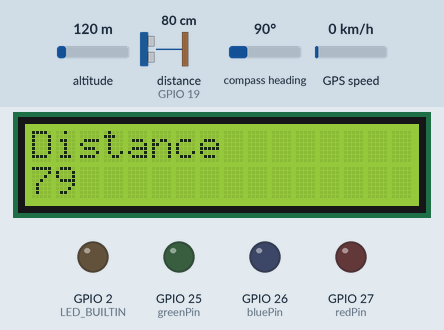
Simulated run of this sketch. Board: ESP32. Shown: 16×2 character LCD, output pins drawn as LEDs (lit = HIGH). Wiring (inferred from the names in the program): ultrasonic range finder: trigger GPIO 18; echo GPIO 19. Dashed ring = blinking. The test bench sets the inputs (shaded band); at power-on: distance to the obstacle (sensor on GPIO 19) 80 cm, altitude 120 m, compass heading 90°, GPS speed 0 km/h. The echo pulse lasts 58.3 µs per cm; WiFi joins after 1.5 s; servers stay silent unless stated; the GPS gets a fix after 3 s at 37.7749, -122.4194 with 8 satellites; pins used as bus, display or sensor lines are not drawn; what the sketch prints to the serial monitor is not drawn.

Above: at 2.1 s.
3.3 s: distance to the obstacle (sensor on GPIO 19) set to 2 cm
At 4.9 s:
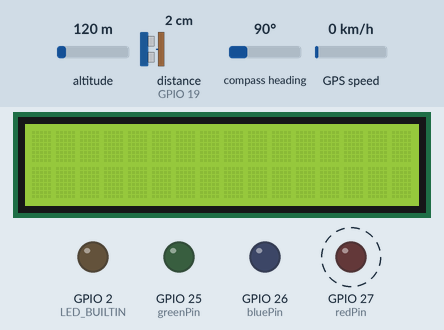
8.5 s: distance to the obstacle (sensor on GPIO 19) set to 18 cm
At 9.4 s:
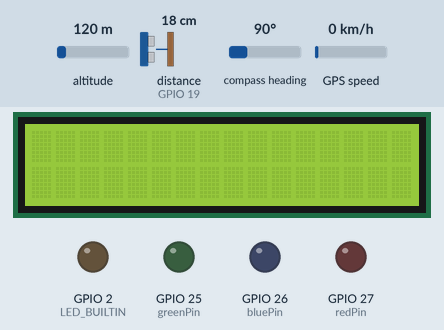
15.4 s: distance to the obstacle (sensor on GPIO 19) set to 4 cm
At 16.1 s:
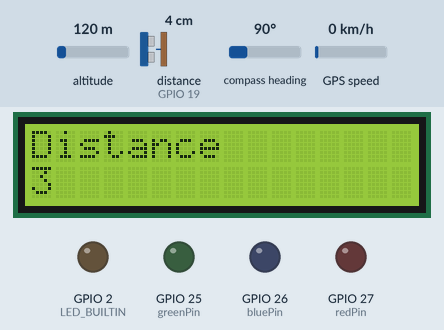
Timing chart, 0 to 18.2 s (numbered marks = the images above; inputs shaded):
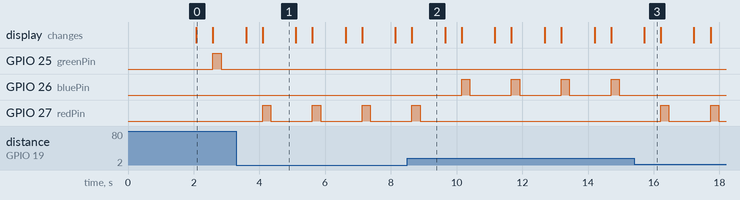

Measured:
- after the input at 3.3 s, GPIO 25 (greenPin): stops changing and stays LOW; GPIO 27 (redPin): alternates HIGH for 0.25 s and LOW for 1.3 s, starting after 0.80 s; the display: first changes after 0.30 s (image 1 shows a later state)
- after the input at 8.5 s, GPIO 26 (bluePin): alternates HIGH for 0.25 s and LOW for 1.3 s, starting after 1.7 s; GPIO 27 (redPin): goes on until 8.9 s, then stays LOW
- after the input at 15.4 s, GPIO 26 (bluePin): stops changing and stays LOW; GPIO 27 (redPin): alternates HIGH for 0.25 s and LOW for 1.3 s, starting after 0.82 s; the display: changes after 0.31 s (image 3)
- what the display in image 0 shows lasts 0.5 s, from 2.1 s to 2.6 s
- what the display in image 1 shows lasts 1.0 s, from 4.1 s to 5.1 s

The sketch:

main.ino
```cpp
// Muhamad Alfarisy (23223056)
// PABO - pemrograman aplikasi berorientasi objek

#include <TinyGPS++.h> //Libary TinyGPS
#include <SoftwareSerial.h> //Library communication rx tx
#include <LiquidCrystal_I2C.h>
#include <WiFi.h>
#include <WebServer.h>

/*Put your SSID & Password*/
const char* ssid = "yourssid";  // Enter SSID here
const char* password = "yourpassword";  //Enter Password here

// Choose two Arduino pins to use for software serial
int RXPin = 16; //Connect ke TX GPS
int TXPin = 17; //Connect ke RX GPS

// ultrasonic pin
int trigPin = 18;
int echoPin = 19;

// indikator pin
int redPin = 27;
int bluePin = 26;
int greenPin = 25;

int LED_BUILTIN = 2;

// set baudrate
int GPSBaud = 9600;

long duration;
int distance;

// Membuat objek TinyGPS++
TinyGPSPlus gps;

// Membuat koneksi serial dengan nama "gpsSerial"
SoftwareSerial gpsSerial(RXPin, TXPin);

WebServer server(80);

LiquidCrystal_I2C lcd = LiquidCrystal_I2C(0x27, 16, 2);

unsigned long task1Interval = 500;  // 1 second interval for task 1
unsigned long task2Interval = 500;   // 0.5 second interval for task 2

unsigned long previousTask1Millis = 0;
unsigned long previousTask2Millis = 0;

void init_communication() {
  // init serial communication
  // Memulai koneksi serial pada baudrate 9600
  Serial.begin(9600);

  //Memulai koneksi serial dengan sensor
  gpsSerial.begin(GPSBaud);
}

void init_pin(){
  pinMode (LED_BUILTIN, OUTPUT);
  pinMode(trigPin, OUTPUT); // Sets the trigPin as an Output
  pinMode(echoPin, INPUT); // Sets the echoPin as an Input

  pinMode (greenPin, OUTPUT);
  pinMode (redPin, OUTPUT);
  pinMode (bluePin, OUTPUT);
}

void init_lcd(){
  lcd.init();
  lcd.backlight();
}

void setup()
{
  init_communication();
  init_pin();
  init_lcd();

  Serial.println("Connecting to ..");
  Serial.println(ssid);

  //connect to your local wi-fi network
  WiFi.begin(ssid, password);

  //check wi-fi is connected to wi-fi network
  while (WiFi.status() != WL_CONNECTED) {
    delay(1000);
    Serial.print(".");
  }

  Serial.println("");
  Serial.println("WiFi connected..!");
  Serial.print("Got IP: ");  Serial.println(WiFi.localIP());

  // endpoint
  server.on("/", handle_home);
  server.on("/maps", handle_map);
  server.on("/volume", handle_volume);
  server.onNotFound(handle_notfound);

  server.begin();
  Serial.println("HTTP server started");
}

void indikatorOn(int val){
  if (val < 10) {
      trigLed(redPin);
  } else if (val > 10 and val < 20) {
      trigLed(bluePin);
  } else if (val > 20) {
      trigLed(greenPin);
   }
}

void read_ultrasonic(){
  lcd.setCursor(0, 0);
  lcd.print("Distance");

  // Clears the trigPin
  digitalWrite(trigPin, LOW);
  delayMicroseconds(2);

  // Sets the trigPin on HIGH state for 10 micro seconds
  digitalWrite(trigPin, HIGH);
  delayMicroseconds(10);
  digitalWrite(trigPin, LOW);

  // Reads the echoPin, returns the sound wave travel time in microseconds
  duration = pulseIn(echoPin, HIGH);
  // Calculating the distance
  distance = duration * 0.034 / 2;

  lcd.setCursor(0, 1);
  lcd.print(distance);
  delay(500);

  // clears the display to print new message
  lcd.clear();

  // mapping indikator
  indikatorOn(distance);
}


void trigLed(int Pin) {
  digitalWrite(Pin, HIGH);
  delay(250);
  digitalWrite(Pin, LOW);
  delay(250);
}

// run program
void loop()
{
  server.handleClient();
  server.enableCORS();

  if (millis() - previousTask1Millis >= task1Interval) {
    read_ultrasonic();;
    previousTask1Millis = millis();
  }

  while (gpsSerial.available() > 0)
    if (gps.encode(gpsSerial.read()))
      displayInfo();
  //Membuat tampilan data ketika terdapat koneksi

  // Jika dalam 5 detik tidak ada koneksi, maka akan muncul error "No GPS detected"
  // Periksa sambungan dan reset arduino
  if (millis() > 5000 && gps.charsProcessed() < 10)
  {
    Serial.println("No GPS detected");
    while(true);
  }
}

void displayInfo()
{
  // print_gps_date();
  print_gps_time();

  // mock data
  // print_mockdata();

  // print real_data
  print_current_position();
}

void print_gps_date() {
  Serial.print("Date: ");
  if (gps.date.isValid())
  {
    Serial.print(gps.date.month());
    Serial.print("/");
    Serial.print(gps.date.day());
    Serial.print("/");
    Serial.println(gps.date.year());
  }
  else
  {
    Serial.println("Not Available");
  }
}

void print_gps_time(){
  Serial.print("Time: ");
  if (gps.time.isValid())
  {
    if (gps.time.hour() < 10) Serial.print(F("0"));
    Serial.print(gps.time.hour());
    Serial.print(":");
    if (gps.time.minute() < 10) Serial.print(F("0"));
    Serial.print(gps.time.minute());
    Serial.print(":");
    if (gps.time.second() < 10) Serial.print(F("0"));
    Serial.print(gps.time.second());
    Serial.print(".");
    if (gps.time.centisecond() < 10) Serial.print(F("0"));
    Serial.println(gps.time.centisecond());
  }
  else
  {
    Serial.println("Not Available");
  }
}

void print_current_position() {
  Serial.print("Latitude: ");
  Serial.println(gps.location.lat(), 6);
  Serial.print("Longitude: ");
  Serial.println(gps.location.lng(), 6);
  Serial.println();
  delay(100);
}

void print_mockdata() {
  delay(1000);
  Serial.print("Latitude: ");
  Serial.println(-6.890431992479764);
  Serial.print("Longitude: ");
  Serial.println(107.61100193643512);
  Serial.println("\n");
}

void handle_home() {
  server.send(200, "text/json", "{\"message\": \"Welcome\", \"dev\": \"Muhamad Alfarisy (23223056)\",\"project\": \"Smart Waste Management\"}");
}

float roundFloat(float value, int numDecimalPlaces) {
  float multiplier = pow(10, numDecimalPlaces);
  return round(value * multiplier) / multiplier;
}

// handle_map - gets data gps
void handle_map() {
  char buffer_lon[15];  // Panjang buffer sesuaikan dengan jumlah digit dan tanda desimal yang diperlukan
  dtostrf(gps.location.lng(), 12, 9, buffer_lon);
  Serial.println(buffer_lon);

  char buffer_lat[15];  // Panjang buffer sesuaikan dengan jumlah digit dan tanda desimal yang diperlukan
  dtostrf(gps.location.lat(), 12, 8, buffer_lat);
  Serial.println(buffer_lat);

  char buffer[256];
  sprintf(buffer, "{\"latitude\": %s, \"longitude\": %s}", String(buffer_lat), String(buffer_lon));

  delay(50);
  // server.send(200, "text/json", "{\"latitude\": \"-1.645981300921818\", \"longitude\": \"103.584137051162\"}");
  server.send(200, "text/json", buffer);
}

// handle_volume - handles volume tempat sampah
void handle_volume() {
  // volume , distance, status
  // status : kosong , sedang, penuh
  // if sensor > 100 - default 100
  int volume = 100 ;

  volume = volume - distance;
  if (distance > 100) {
    volume = 0;
  }
  String statusVal = mappingStatus(volume);

  char buffervolume[128];
  sprintf(buffervolume, "{\"volume\": %s, \"distance\": %s, \"status\":\"%s\"}", String(volume), String(distance), statusVal);
  // sprintf(buffer, "{\"latitude\": %s, \"longitude\": %s}", String(buffer_lat), String(buffer_lon));
  delay(100);
  server.send(200, "application/json", buffervolume);
}

String mappingStatus(int volume ){
  if (volume < 10) {
    return "Kosong";
  }
  if (volume > 10 and volume < 80) {
    return "Sedang";
  }
  if (volume > 80) {
    return "Penuh";
  }
}

// handle_notfound - handles non registered endpoints
void handle_notfound(){
  server.send(404, "text/json", "{\"message\": \"not found\"}");
}
```
